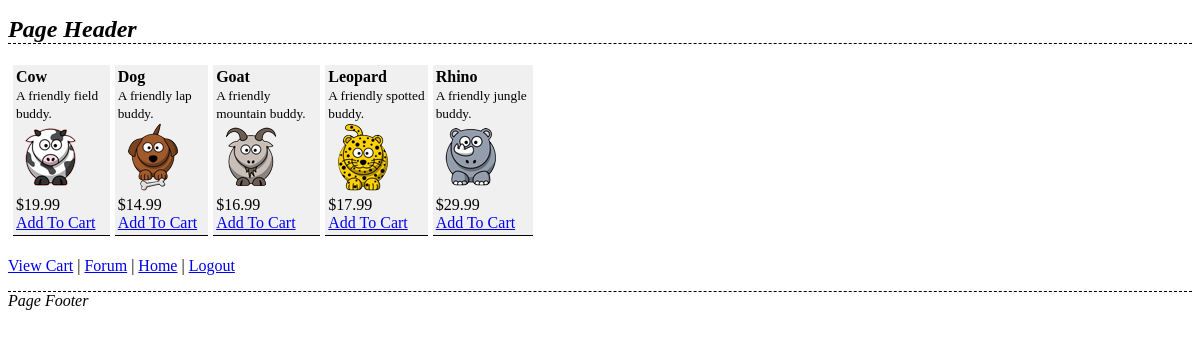
Screenshot of /htdocs/shop.php (signed in) with the database file from the repository.
### tables this page shows
CREATE TABLE IF NOT EXISTS shop (
item_id INT UNSIGNED NOT NULL AUTO_INCREMENT,
item_name VARCHAR(20) NOT NULL,
item_desc VARCHAR(200) NOT NULL,
item_img VARCHAR(20) NOT NULL,
item_price DECIMAL(4,2) NOT NULL,
PRIMARY KEY (item_id)
);

### htdocs/shop.php (the view, shortened to what this page needs)
<?php
require ( '..\connect_db.php' ) ;
$q = "SELECT * FROM shop" ;
$r = mysqli_query( $dbc, $q ) ;
if ( mysqli_num_rows( $r ) > 0 )
{
  echo '<table><tr>';
  while ( $row = mysqli_fetch_array( $r, MYSQLI_ASSOC ))
  {
    echo '<td><strong>' . $row['item_name'] .'</strong><br><span style="font-size:smaller">'. $row['item_desc'] . '</span><br><img src='. $row['item_img'].'><br>$' . $row['item_price'] . '<br><a href="added.php?id='.$row['item_id'].'">Add To Cart</a></td>';
  }
  echo '</tr></table>';
}
else { echo '<p>There are currently no items in this shop.</p>' ; }
echo '<p><a href="cart.php">View Cart</a> | <a href="forum.php">Forum</a> | <a href="home.php">Home</a> | <a href="goodbye.php">Logout</a></p>' ;
?>

### htdocs/includes/style.css (style rules this page uses)
header > h1 { border-bottom: 1px dashed black ; font-style: italic ; font-size: x-large; }
footer > p { border-top: 1px dashed black ; font-style: italic ; }
table { border-spacing:5px; width:530px; }
td { border-bottom:1px solid black; background:#F0F0F0; padding:3px; text-align:left; vertical-align:top; }

### rows the page displays
shop: item_name "Cow", item_desc "A friendly field buddy.", item_img (picture), item_price "19.99"
shop: item_name "Dog", item_desc "A friendly lap buddy.", item_img (picture), item_price "14.99"
shop: item_name "Goat", item_desc "A friendly mountain buddy.", item_img (picture), item_price "16.99"
shop: item_name "Leopard", item_desc "A friendly spotted buddy.", item_img (picture), item_price "17.99"
shop: item_name "Rhino", item_desc "A friendly jungle buddy.", item_img (picture), item_price "29.99"
